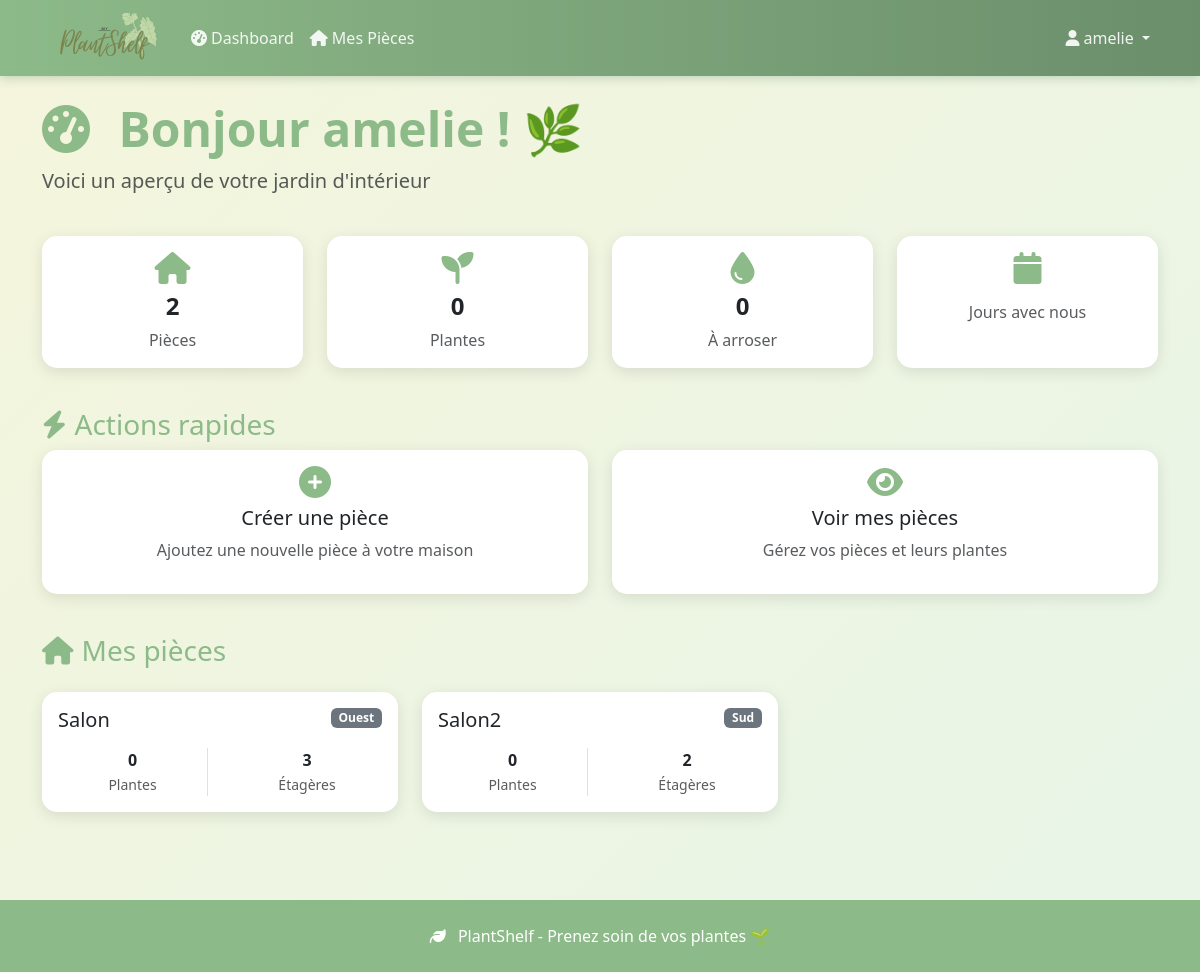
/dashboard/ (signed in), run on an earlier commit of the app's database.
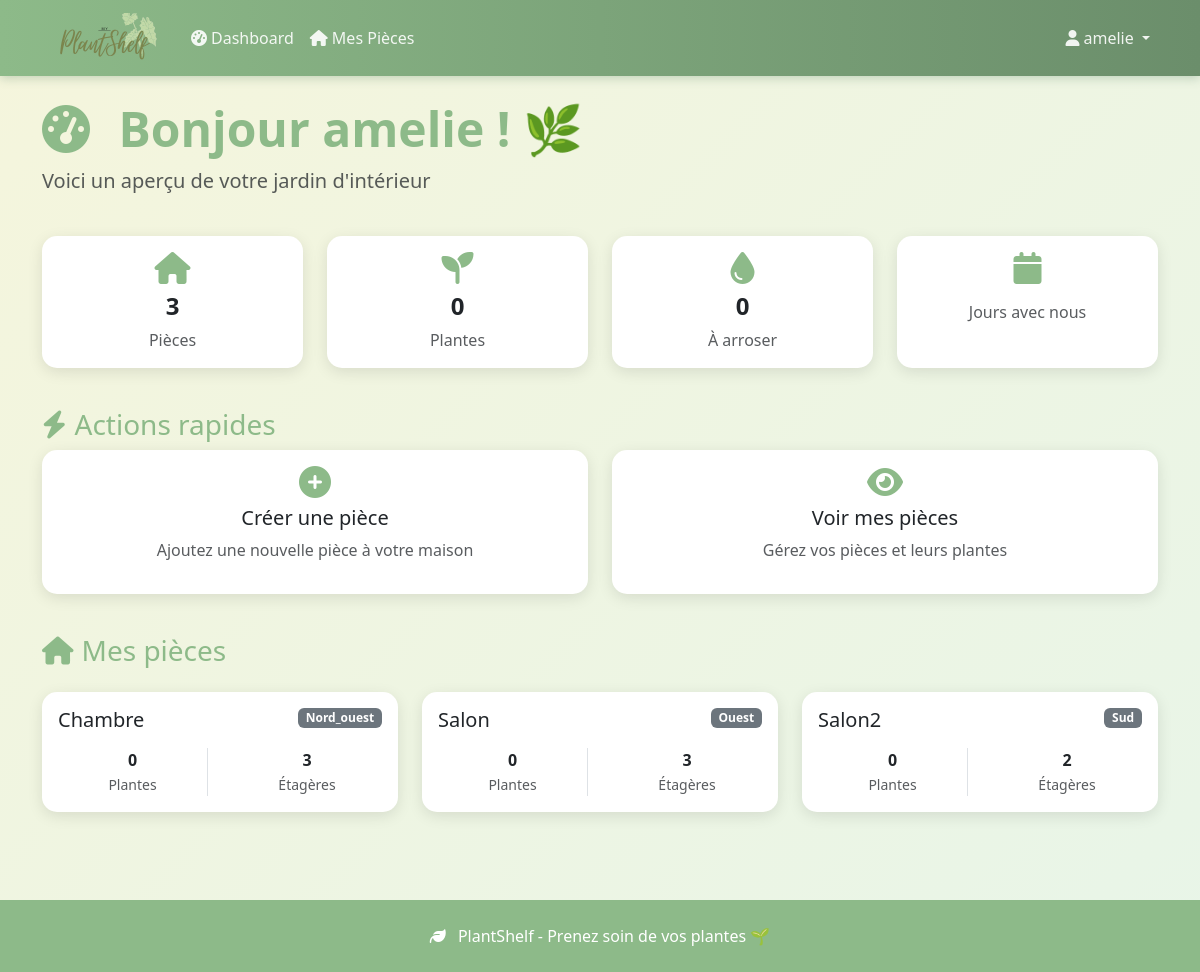
And on a later commit of the database.
### plantes/models.py (models this page shows, shortened)
class Piece(models.Model):
    EXPOSITION_CHOICES = [
        ('nord', 'Nord'),
        ('sud', 'Sud'),
        ('est', 'Est'),
        ('ouest', 'Ouest'),
        ('nord_est', 'Nord-Est'),
        ('nord_ouest', 'Nord-Ouest'),
        ('sud_est', 'Sud-Est'),
        ('sud_ouest', 'Sud-Ouest'),
    ]
    user = models.ForeignKey(User, on_delete=models.CASCADE, related_name='pieces')
    nom = models.CharField(max_length=100)
    exposition = models.CharField(max_length=20, choices=EXPOSITION_CHOICES)
    description = models.TextField(blank=True, null=True)
    nombre_etageres = models.IntegerField(default=3, validators=[MinValueValidator(1), MaxValueValidator(10)])
    created_at = models.DateTimeField(auto_now_add=True)
    updated_at = models.DateTimeField(auto_now=True)
    class Meta:
        ordering = ['nom']
        unique_together = ['user', 'nom']  # Pas deux pièces avec le même nom pour un user
    @property
    def nombre_plantes(self):
        return self.plantes.count()

### plantes/views.py (the view)
# urls.py: path('dashboard/', views.dashboard, name='dashboard'),
@login_required
def dashboard(request):
    pieces = Piece.objects.filter(user=request.user)
    total_plantes = PlantePossedee.objects.filter(user=request.user).count()
    plantes_a_arroser = [p for p in PlantePossedee.objects.filter(user=request.user) if p.a_besoin_arrosage]
    context = {
        'pieces': pieces,
        'total_plantes': total_plantes,
        'nombre_pieces': pieces.count(),
        'plantes_a_arroser': len(plantes_a_arroser),
        'notifications_urgentes': plantes_a_arroser[:5]  # Les 5 plus urgentes
    }
    return render(request, 'plantes/dashboard.html', context)

### plantes/templates/plantes/dashboard.html (shortened to what the changed rows need)
{% extends 'base.html' %}
{% block content %}
<div class="row mb-4">
    <div class="col-12">
        <h1 class="display-5 fw-bold" style="color: var(--plant-green);">
            <i class="fas fa-tachometer-alt me-3"></i>
            Bonjour {{ user.username }} ! 🌿
        </h1>
    </div>
</div>
<div class="row mb-4">
    <div class="col-md-3 mb-3">
        <div class="card text-center h-100">
            <div class="card-body">
                <i class="fas fa-home plant-icon mb-2" style="font-size: 2rem;"></i>
                <h4 class="fw-bold">{{ nombre_pieces }}</h4>
                <p class="text-muted mb-0">Pièce{{ nombre_pieces|pluralize }}</p>
            </div>
        </div>
    </div>
</div>
{% if pieces %}
<div class="row">
    {% for piece in pieces %}
    <div class="col-md-4 mb-3">
        <a href="{% url 'bibliotheque_piece' piece.id %}" class="card text-decoration-none h-100">
            <div class="card-body">
                <div class="d-flex justify-content-between align-items-start mb-2">
                    <h5 class="card-title mb-0">{{ piece.nom }}</h5>
                    <span class="badge bg-secondary">{{ piece.exposition|capfirst }}</span>
                </div>
                <div class="row text-center mt-3">
                    <div class="col-6">
                        <div class="border-end">
                            <strong class="d-block">{{ piece.nombre_plantes }}</strong>
                            <small class="text-muted">Plantes</small>
                        </div>
                    </div>
                    <div class="col-6">
                        <strong class="d-block">{{ piece.nombre_etageres }}</strong>
                        <small class="text-muted">Étagères</small>
                    </div>
                </div>
            </div>
        </a>
    </div>
    {% endfor %}
</div>
{% endif %}
{% endblock %}

What changed in the data, as far as the page shows it:
added Piece: nom "Chambre", exposition "Nord_ouest", nombre_plantes "0", nombre_etageres "3"
Also different on the page:
{{ nombre_pieces }}: "2" → "3"
